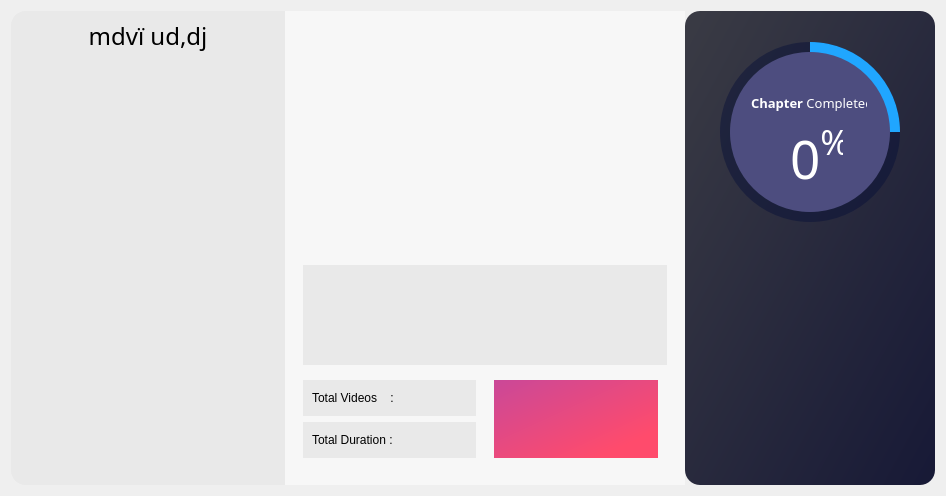
                 <widget class="QWidget" name="chapto_owerview">
                  <layout class="QHBoxLayout" name="horizontalLayout_20">
                   <item>
                    <widget class="QFrame" name="chapter_root">
                     <property name="styleSheet">
                      <string notr="true">QFrame{

border-radius:15px;
}</string>
                     </property>
                     <property name="frameShape">
                      <enum>QFrame::StyledPanel</enum>
                     </property>
                     <property name="frameShadow">
                      <enum>QFrame::Raised</enum>
                     </property>
                     <layout class="QHBoxLayout" name="horizontalLayout_21">
                      <property name="spacing">
                       <number>0</number>
                      </property>
                      <property name="leftMargin">
                       <number>0</number>
                      </property>
                      <property name="topMargin">
                       <number>0</number>
                      </property>
                      <property name="rightMargin">
                       <number>0</number>
                      </property>
                      <property name="bottomMargin">
                       <number>0</number>
                      </property>
                      <item>
                       <widget class="QFrame" name="frame_6">
                        <property name="minimumSize">
                         <size>
                          <width>175</width>
                          <height>0</height>
                         </size>
                        </property>
                        <property name="maximumSize">
                         <size>
                          <width>16777215</width>
                          <height>16777215</height>
                         </size>
                        </property>
                        <property name="styleSheet">
                         <string notr="true">QFrame{

	background-color: rgb(233, 233, 233);
border-radius:15px;
 border-top-right-radius: 0px;
 border-bottom-right-radius: 0px;
border-left:none;
}</string>
                        </property>
                        <property name="frameShape">
                         <enum>QFrame::StyledPanel</enum>
                        </property>
                        <property name="frameShadow">
                         <enum>QFrame::Raised</enum>
                        </property>
                        <layout class="QVBoxLayout" name="verticalLayout_8">
                         <property name="spacing">
                          <number>0</number>
                         </property>
                         <property name="leftMargin">
                          <number>0</number>
                         </property>
                         <property name="topMargin">
                          <number>0</number>
                         </property>
                         <property name="rightMargin">
                          <number>0</number>
                         </property>
                         <property name="bottomMargin">
                          <number>0</number>
                         </property>
                         <item>
                          <widget class="QFrame" name="frame_10">
                           <property name="minimumSize">
                            <size>
                             <width>0</width>
                             <height>30</height>
                            </size>
                           </property>
                           <property name="maximumSize">
                            <size>
                             <width>16777215</width>
                             <height>50</height>
                            </size>
                           </property>
                           <property name="font">
                            <font>
                             <family>apex-a.pura-036</family>
                            </font>
                           </property>
                           <property name="frameShape">
                            <enum>QFrame::StyledPanel</enum>
                           </property>
                           <property name="frameShadow">
                            <enum>QFrame::Raised</enum>
                           </property>
                           <layout class="QHBoxLayout" name="horizontalLayout_22">
                            <item>
                             <widget class="QLabel" name="label_5">
                              <property name="font">
                               <font>
                                <family>apex-a.pura-040</family>
                                <pointsize>18</pointsize>
                               </font>
                              </property>
                              <property name="text">
                               <string>mdvï ud,dj</string>
                              </property>
                              <property name="alignment">
                               <set>Qt::AlignCenter</set>
                              </property>
                             </widget>
                            </item>
                           </layout>
                          </widget>
                         </item>
                         <item>
                          <widget class="QFrame" name="frame_11">
                           <property name="frameShape">
                            <enum>QFrame::StyledPanel</enum>
                           </property>
                           <property name="frameShadow">
                            <enum>QFrame::Raised</enum>
                           </property>
                           <layout class="QVBoxLayout" name="verticalLayout_9">
                            <item>
                             <widget class="QListWidget" name="chapter_content_lst"/>
                            </item>
                           </layout>
                          </widget>
                         </item>
                        </layout>
                       </widget>
                      </item>
                      <item>
                       <widget class="QFrame" name="frame_12">
                        <property name="minimumSize">
                         <size>
                          <width>400</width>
                          <height>0</height>
                         </size>
                        </property>
                        <property name="styleSheet">
                         <string notr="true">QFrame{
	background-color: rgb(247, 247, 247);
border-radius:0px;
}</string>
                        </property>
                        <property name="frameShape">
                         <enum>QFrame::StyledPanel</enum>
                        </property>
                        <property name="frameShadow">
                         <enum>QFrame::Raised</enum>
                        </property>
                        <layout class="QVBoxLayout" name="verticalLayout_10">
                         <item>
                          <widget class="QFrame" name="frame_13">
                           <property name="minimumSize">
                            <size>
                             <width>0</width>
                             <height>230</height>
                            </size>
                           </property>
                           <property name="frameShape">
                            <enum>QFrame::StyledPanel</enum>
                           </property>
                           <property name="frameShadow">
                            <enum>QFrame::Raised</enum>
                           </property>
                           <layout class="QVBoxLayout" name="verticalLayout_12">
                            <item>
                             <widget class="QFrame" name="chap_img">
                              <property name="styleSheet">
                               <string notr="true">QFrame{

background-image: url(:/thumbnals/style/chp1.jpg);
 background-position: center;
    background-repeat: no-repeat;
}</string>
                              </property>
                              <property name="frameShape">
                               <enum>QFrame::StyledPanel</enum>
                              </property>
                              <property name="frameShadow">
                               <enum>QFrame::Raised</enum>
                              </property>
                             </widget>
                            </item>
                           </layout>
                          </widget>
                         </item>
                         <item>
                          <widget class="QFrame" name="frame_14">
                           <property name="maximumSize">
                            <size>
                             <width>16777215</width>
                             <height>250</height>
                            </size>
                           </property>
                           <property name="frameShape">
                            <enum>QFrame::StyledPanel</enum>
                           </property>
                           <property name="frameShadow">
                            <enum>QFrame::Raised</enum>
                           </property>
                           <layout class="QVBoxLayout" name="verticalLayout_11">
                            <item>
                             <widget class="QFrame" name="frame_15">
                              <property name="maximumSize">
                               <size>
                                <width>16777215</width>
                                <height>100</height>
                               </size>
                              </property>
                              <property name="styleSheet">
                               <string notr="true">QFrame{


	background-color: rgb(233, 233, 233);
}</string>
                              </property>
                              <property name="frameShape">
                               <enum>QFrame::StyledPanel</enum>
                              </property>
                              <property name="frameShadow">
                               <enum>QFrame::Raised</enum>
                              </property>
                              <layout class="QVBoxLayout" name="verticalLayout_21">
                               <item>
                                <widget class="QPlainTextEdit" name="chap_discription_lbl">
                                 <property name="readOnly">
                                  <bool>true</bool>
                                 </property>
                                 <property name="plainText">
                                  <string/>
                                 </property>
                                </widget>
                               </item>
                              </layout>
                             </widget>
                            </item>
                            <item>
                             <widget class="QFrame" name="frame_16">
                              <property name="frameShape">
                               <enum>QFrame::StyledPanel</enum>
                              </property>
                              <property name="frameShadow">
                               <enum>QFrame::Raised</enum>
                              </property>
                              <layout class="QHBoxLayout" name="horizontalLayout_29">
                               <property name="spacing">
                                <number>0</number>
                               </property>
                               <property name="leftMargin">
                                <number>0</number>
                               </property>
                               <property name="topMargin">
                                <number>0</number>
                               </property>
                               <property name="rightMargin">
                                <number>0</number>
                               </property>
                               <property name="bottomMargin">
                                <number>0</number>
                               </property>
                               <item>
                                <widget class="QFrame" name="frame_17">
                                 <property name="frameShape">
                                  <enum>QFrame::StyledPanel</enum>
                                 </property>
                                 <property name="frameShadow">
                                  <enum>QFrame::Raised</enum>
                                 </property>
                                 <layout class="QVBoxLayout" name="verticalLayout_19">
                                  <property name="leftMargin">
                                   <number>0</number>
                                  </property>
                                  <item>
                                   <widget class="QFrame" name="frame_18">
                                    <property name="styleSheet">
                                     <string notr="true">QFrame{


	background-color: rgb(233, 233, 233);
}</string>
                                    </property>
                                    <property name="frameShape">
                                     <enum>QFrame::StyledPanel</enum>
                                    </property>
                                    <property name="frameShadow">
                                     <enum>QFrame::Raised</enum>
                                    </property>
                                    <layout class="QHBoxLayout" name="horizontalLayout_30">
                                     <item>
                                      <widget class="QLabel" name="label_6">
                                       <property name="text">
                                        <string>Total Videos    :</string>
                                       </property>
                                      </widget>
                                     </item>
                                     <item>
                                      <widget class="QLabel" name="tot_vid_lbl">
                                       <property name="text">
                                        <string/>
                                       </property>
                                      </widget>
                                     </item>
                                    </layout>
                                   </widget>
                                  </item>
                                  <item>
                                   <widget class="QFrame" name="frame_19">
                                    <property name="styleSheet">
                                     <string notr="true">QFrame{


	background-color: rgb(233, 233, 233);
}</string>
                                    </property>
                                    <property name="frameShape">
                                     <enum>QFrame::StyledPanel</enum>
                                    </property>
                                    <property name="frameShadow">
                                     <enum>QFrame::Raised</enum>
                                    </property>
                                    <layout class="QHBoxLayout" name="horizontalLayout_31">
                                     <item>
                                      <widget class="QLabel" name="label_8">
                                       <property name="text">
                                        <string>Total Duration :</string>
                                       </property>
                                      </widget>
                                     </item>
                                     <item>
                                      <widget class="QLabel" name="tot_due_lbl">
                                       <property name="text">
                                        <string/>
                                       </property>
                                      </widget>
                                     </item>
                                    </layout>
                                   </widget>
                                  </item>
                                 </layout>
                                </widget>
                               </item>
                               <item>
                                <widget class="QFrame" name="frame_20">
                                 <property name="frameShape">
                                  <enum>QFrame::StyledPanel</enum>
                                 </property>
                                 <property name="frameShadow">
                                  <enum>QFrame::Raised</enum>
                                 </property>
                                 <layout class="QHBoxLayout" name="horizontalLayout_32">
                                  <item>
                                   <widget class="QFrame" name="frame_25">
                                    <property name="styleSheet">
                                     <string notr="true">QFrame{

	background-color: qlineargradient(spread:pad, x1:0, y1:0, x2:0.886, y2:0.915, stop:0 rgba(202, 72, 152, 255), stop:0.909091 rgba(255, 75, 108, 255));

}

QFrame:hover{
	background-color: qlineargradient(spread:pad, x1:0, y1:0, x2:0.886, y2:0.915, stop:0 rgba(202, 40, 140, 255), stop:0.909091 rgba(255, 40, 79, 255));
}


</string>
                                    </property>
                                    <property name="frameShape">
                                     <enum>QFrame::StyledPanel</enum>
                                    </property>
                                    <property name="frameShadow">
                                     <enum>QFrame::Raised</enum>
                                    </property>
                                    <layout class="QVBoxLayout" name="verticalLayout_20">
                                     <item>
                                      <widget class="QPushButton" name="chap_start_btn">
                                       <property name="minimumSize">
                                        <size>
                                         <width>0</width>
                                         <height>60</height>
                                        </size>
                                       </property>
                                       <property name="styleSheet">
                                        <string notr="true">QPushButton{
		background-image: url(:/image/style/big_play.png);
 background-position: center;
    background-repeat: no-repeat;
background-color:none;
border:none;

}</string>
                                       </property>
                                       <property name="text">
                                        <string/>
                                       </property>
                                      </widget>
                                     </item>
                                    </layout>
                                   </widget>
                                  </item>
                                 </layout>
                                </widget>
                               </item>
                              </layout>
                             </widget>
                            </item>
                           </layout>
                          </widget>
                         </item>
                        </layout>
                       </widget>
                      </item>
                      <item>
                       <widget class="QFrame" name="frame_26">
                        <property name="minimumSize">
                         <size>
                          <width>250</width>
                          <height>0</height>
                         </size>
                        </property>
                        <property name="maximumSize">
                         <size>
                          <width>16777215</width>
                          <height>16777215</height>
                         </size>
                        </property>
                        <property name="styleSheet">
                         <string notr="true">QFrame{
	background-color: qlineargradient(spread:pad, x1:0.0457727, y1:0.017, x2:1, y2:0.999, stop:0 rgba(57, 58, 68, 255), stop:1 rgba(23, 25, 54, 255));
border-radius:15;

}</string>
                        </property>
                        <property name="locale">
                         <locale language="English" country="UnitedStates"/>
                        </property>
                        <property name="frameShape">
                         <enum>QFrame::StyledPanel</enum>
                        </property>
                        <property name="frameShadow">
                         <enum>QFrame::Raised</enum>
                        </property>
                        <layout class="QVBoxLayout" name="verticalLayout_24">
                         <item>
                          <widget class="QFrame" name="frame_27">
                           <property name="styleSheet">
                            <string notr="true">background:none;</string>
                           </property>
                           <property name="frameShape">
                            <enum>QFrame::StyledPanel</enum>
                           </property>
                           <property name="frameShadow">
                            <enum>QFrame::Raised</enum>
                           </property>
                           <layout class="QHBoxLayout" name="horizontalLayout_33">
                            <item>
                             <widget class="QFrame" name="progress_bg">
                              <property name="minimumSize">
                               <size>
                                <width>180</width>
                                <height>180</height>
                               </size>
                              </property>
                              <property name="maximumSize">
                               <size>
                                <width>180</width>
                                <height>180</height>
                               </size>
                              </property>
                              <property name="styleSheet">
                               <string notr="true">QFrame{
border-radius:90px;
	background-color: rgba(7, 15, 56, 120);

}</string>
                              </property>
                              <property name="frameShape">
                               <enum>QFrame::StyledPanel</enum>
                              </property>
                              <property name="frameShadow">
                               <enum>QFrame::Raised</enum>
                              </property>
                              <widget class="QFrame" name="circular_progress">
                               <property name="geometry">
                                <rect>
                                 <x>0</x>
                                 <y>0</y>
                                 <width>180</width>
                                 <height>180</height>
                                </rect>
                               </property>
                               <property name="minimumSize">
                                <size>
                                 <width>180</width>
                                 <height>180</height>
                                </size>
                               </property>
                               <property name="maximumSize">
                                <size>
                                 <width>180</width>
                                 <height>180</height>
                                </size>
                               </property>
                               <property name="styleSheet">
                                <string notr="true">QFrame{

 border-radius:90px;
	background-color: qconicalgradient(cx:0.5, cy:0.5, angle:90, stop:0.749 rgba(255, 0, 157, 0), stop:0.75 rgba(32, 166, 255, 255));
}</string>
                               </property>
                               <property name="frameShape">
                                <enum>QFrame::StyledPanel</enum>
                               </property>
                               <property name="frameShadow">
                                <enum>QFrame::Raised</enum>
                               </property>
                              </widget>
                              <widget class="QFrame" name="frame_28">
                               <property name="geometry">
                                <rect>
                                 <x>10</x>
                                 <y>10</y>
                                 <width>160</width>
                                 <height>160</height>
                                </rect>
                               </property>
                               <property name="minimumSize">
                                <size>
                                 <width>160</width>
                                 <height>160</height>
                                </size>
                               </property>
                               <property name="maximumSize">
                                <size>
                                 <width>160</width>
                                 <height>160</height>
                                </size>
                               </property>
                               <property name="styleSheet">
                                <string notr="true">QFrame{
border-radius:80;
	background-color: rgb(77, 77, 127);


}</string>
                               </property>
                               <property name="frameShape">
                                <enum>QFrame::StyledPanel</enum>
                               </property>
                               <property name="frameShadow">
                                <enum>QFrame::Raised</enum>
                               </property>
                               <widget class="QLabel" name="label_7">
                                <property name="geometry">
                                 <rect>
                                  <x>21</x>
                                  <y>21</y>
                                  <width>116</width>
                                  <height>60</height>
                                 </rect>
                                </property>
                                <property name="minimumSize">
                                 <size>
                                  <width>0</width>
                                  <height>60</height>
                                 </size>
                                </property>
                                <property name="font">
                                 <font>
                                  <family>Nirmala UI Semilight</family>
                                  <pointsize>10</pointsize>
                                 </font>
                                </property>
                                <property name="styleSheet">
                                 <string notr="true">background:none;
color: rgb(255, 255, 255);</string>
                                </property>
                                <property name="text">
                                 <string>&lt;strong&gt;Chapter&lt;/Strong&gt; Completed</string>
                                </property>
                                <property name="alignment">
                                 <set>Qt::AlignCenter</set>
                                </property>
                               </widget>
                               <widget class="QLabel" name="label_9">
                                <property name="geometry">
                                 <rect>
                                  <x>60</x>
                                  <y>70</y>
                                  <width>53</width>
                                  <height>80</height>
                                 </rect>
                                </property>
                                <property name="minimumSize">
                                 <size>
                                  <width>0</width>
                                  <height>80</height>
                                 </size>
                                </property>
                                <property name="font">
                                 <font>
                                  <family>Source Sans Pro Light</family>
                                  <pointsize>40</pointsize>
                                 </font>
                                </property>
                                <property name="styleSheet">
                                 <string notr="true">background:none;
color: rgb(255, 255, 255);</string>
                                </property>
                                <property name="text">
                                 <string>&lt;html&gt;&lt;head/&gt;&lt;body&gt;&lt;p&gt;0&lt;span style=&quot; vertical-align:super;&quot;&gt;%&lt;/span&gt;&lt;/p&gt;&lt;/body&gt;&lt;/html&gt;</string>
                                </property>
                                <property name="alignment">
                                 <set>Qt::AlignHCenter|Qt::AlignTop</set>
                                </property>
                               </widget>
                              </widget>
                             </widget>
                            </item>
                           </layout>
                          </widget>
                         </item>
                         <item>
                          <widget class="QFrame" name="frame_29">
                           <property name="minimumSize">
                            <size>
                             <width>0</width>
                             <height>0</height>
                            </size>
                           </property>
                           <property name="styleSheet">
                            <string notr="true">background:none;</string>
                           </property>
                           <property name="frameShape">
                            <enum>QFrame::StyledPanel</enum>
                           </property>
                           <property name="frameShadow">
                            <enum>QFrame::Raised</enum>
                           </property>
                          </widget>
                         </item>
                        </layout>
                       </widget>
                      </item>
                     </layout>
                    </widget>
                   </item>
                  </layout>
                 </widget>
